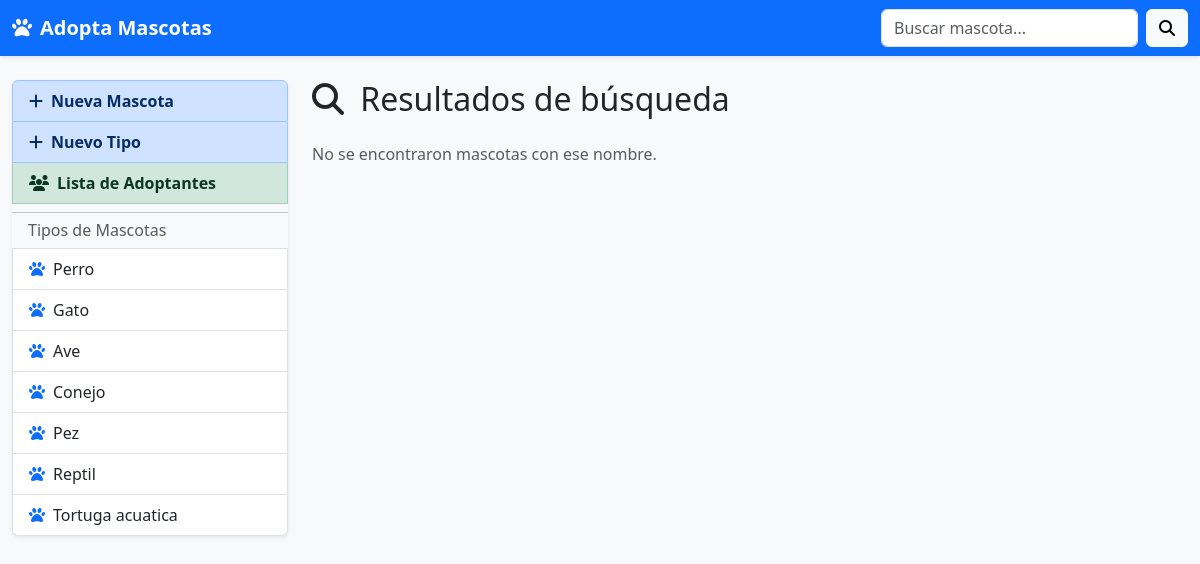
The app's page /buscar with its own data.
### app1/models.py (models this page shows, shortened)
class TipoMascota(models.Model):
    nombre = models.CharField(max_length=64, null=True, blank=True)
    descripcion = models.TextField(max_length=256, null=True, blank=True)

### app1/views.py (the view)
# urls.py: path('buscar',views.buscar,name='buscar'),
def buscar(request):
    tipos = TipoMascota.objects.all()
    resultados = []
    query = ""
    if request.method == "POST":
        query = request.POST.get("filtro")
        resultados = Mascota.objects.filter(nombre__icontains=query)
    return render(request, "busqueda.html", {
        "tipos": tipos,
        "mascotas": resultados,
        "query": query
    })

### app1/templates/busqueda.html (shortened to what this page needs)
{% extends "layout.html" %}
{% block content %}
  <h2 class="mb-4">
    <i class="fa-solid fa-search me-2"></i>
    Resultados de búsqueda
  </h2>
  <div class="row g-4">
    {% for mascota in mascotas %}
      <div class="col-md-6 col-lg-4">
        <div class="card shadow-sm h-100 border-0">
          {% if mascota.foto %}
            <img src="{{ mascota.foto.url }}" class="card-img-top" alt="{{ mascota.nombre }}">
          {% else %}
            <img src="https://via.placeholder.com/400x250?text=Sin+Foto" class="card-img-top">
          {% endif %}
          <div class="card-body">
            <h5 class="card-title">{{ mascota.nombre }}</h5>
            <p class="card-text text-muted">{{ mascota.descripcion|truncatewords:15 }}</p>
          </div>
          <div class="card-footer bg-white border-0">
            <a href="{% url 'app1:detalleMascota' mascota.id %}" class="btn btn-sm btn-primary w-100">
              <i class="fa-solid fa-eye me-1"></i> Ver Detalle
            </a>
          </div>
        </div>
      </div>
    {% empty %}
      <p class="text-muted">No se encontraron mascotas con ese nombre.</p>
    {% endfor %}
  </div>
{% endblock %}

### app1/templates/layout.html (shortened to what this page needs)
<!DOCTYPE html>
<html lang="es">
<head>
  <link href="https://cdn.jsdelivr.net/npm/bootstrap@5.3.0/dist/css/bootstrap.min.css"
        rel="stylesheet"
>
  <link rel="stylesheet"
        href="https://cdnjs.cloudflare.com/ajax/libs/font-awesome/6.3.0/css/all.min.css"
 />
</head>
<body class="bg-light">
  <nav class="navbar navbar-expand-lg navbar-dark bg-primary shadow-sm">
    <div class="container-fluid">
      <a class="navbar-brand fw-bold" href="{% url 'app1:home' %}">
        <i class="fa-solid fa-paw me-2"></i>Adopta Mascotas
      </a>
      <form class="d-flex" role="search" action="{% url 'app1:buscar' %}" method="post">
        <input class="form-control me-2" type="search" name="filtro" placeholder="Buscar mascota..." aria-label="Buscar">
        <button class="btn btn-light" type="submit"><i class="fa-solid fa-search"></i></button>
      </form>
    </div>
  </nav>
  <div class="container-fluid mt-4">
    <div class="row">
      <aside class="col-md-3 mb-3">
        <div class="list-group shadow-sm">
          <a href="{% url 'app1:crearMascota' %}" class="list-group-item list-group-item-action list-group-item-primary fw-bold">
            <i class="fa-solid fa-plus me-2"></i>Nueva Mascota
          </a>
          <a href="{% url 'app1:crearTipo' %}" class="list-group-item list-group-item-action list-group-item-primary fw-bold">
            <i class="fa-solid fa-plus me-2"></i>Nuevo Tipo
          </a>
          <a href="{% url 'app1:listaAdoptantes' %}" class="list-group-item list-group-item-action list-group-item-success fw-bold">
            <i class="fa-solid fa-users me-2"></i>Lista de Adoptantes
          </a>
          <hr class="my-2">
          <h6 class="px-3 text-muted">Tipos de Mascotas</h6>
          {% for tipo in tipos %}
            <a href="{% url 'app1:mascotasxtipo' tipo.id %}" class="list-group-item list-group-item-action">
              <i class="fa-solid fa-paw me-2 text-primary"></i>{{ tipo.nombre }}
            </a>
          {% empty %}
            <p class="px-3 text-muted">No hay tipos aún</p>
          {% endfor %}
        </div>
      </aside>
      <main class="col-md-9">
        {% block content %}{% endblock %}
      </main>
    </div>
  </div>
</body>
</html>

### records on screen
TipoMascota: nombre "Perro"
TipoMascota: nombre "Gato"
TipoMascota: nombre "Ave"
TipoMascota: nombre "Conejo"
TipoMascota: nombre "Pez"
TipoMascota: nombre "Reptil"
TipoMascota: nombre "Tortuga acuatica"
